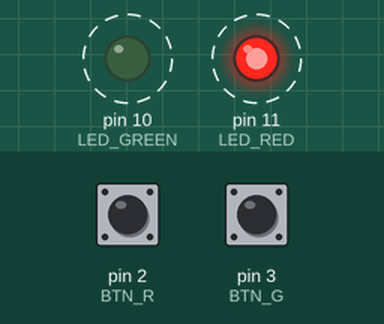
The sketch below on a simulated Arduino Uno, built with avr-gcc and run on an emulated ATmega328P. Shown: output pins drawn as LEDs (lit = HIGH). Dashed ring = blinking. The inputs (shaded band) are chosen by the test bench; at power-on: pin 2 (BTN_R) LOW, pin 3 (BTN_G) LOW. Pins used as bus, display or sensor lines are not drawn; what the sketch prints to the serial monitor is not drawn.

Above: at 0.5 s.
Timing chart, 0 to 4.6 s (numbered marks = the images above):
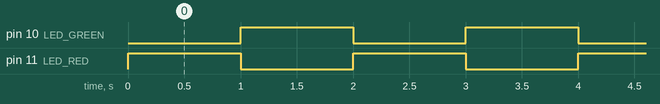

The sketch:

debug.ino
```cpp
const uint8_t LED_RED = 11;   // Digital 11
const uint8_t LED_GREEN = 10; // Digital 10
const uint8_t BTN_R = 2;      // Digital 2
const uint8_t BTN_G = 3;      // Digital 3
const uint8_t ROW_1 = 14;     // Analog A0, DD 12
const uint8_t ROW_2 = 15;     // Analog A1, DD 11
const uint8_t ROW_3 = 16;     // Analog A2, DD 02
const uint8_t ROW_4 = 17;     // Analog A3, DD 09
const uint8_t ROW_5 = 18;     // Analog A4, DD 04
const uint8_t ROW_6 = 19;     // Analog A5, DD 05
const uint8_t ROW_7 = 9;      // Digital 9, DD 06
const uint8_t COL_1 = 4;      // Digital 4, DD 01
const uint8_t COL_2 = 5;      // Digital 5, DD 03
const uint8_t COL_3 = 6;      // Digital 6, DD 10
const uint8_t COL_4 = 7;      // Digital 7, DD 07
const uint8_t COL_5 = 8;      // Digital 8, DD 08

void setup() {
  // Debug Serial
  Serial.begin(9600, SERIAL_8N1);
  Serial.println("VERSION 1.0");

  // Setup LEDs
  pinMode(LED_RED, OUTPUT);
  pinMode(LED_GREEN, OUTPUT);

  // Setup Buttons
  pinMode(BTN_R, INPUT);
  pinMode(BTN_G, INPUT);

  // Setup Dot Display
  pinMode(ROW_1, OUTPUT);
  pinMode(ROW_2, OUTPUT);
  pinMode(ROW_3, OUTPUT);
  pinMode(ROW_4, OUTPUT);
  pinMode(ROW_5, OUTPUT);
  pinMode(ROW_6, OUTPUT);
  pinMode(ROW_7, OUTPUT);
  pinMode(COL_1, OUTPUT);
  pinMode(COL_2, OUTPUT);
  pinMode(COL_3, OUTPUT);
  pinMode(COL_4, OUTPUT);
  pinMode(COL_5, OUTPUT);
}

void updateLEDs(uint8_t redState, uint8_t greenState){
  digitalWrite(LED_RED, redState);
  digitalWrite(LED_GREEN, greenState);
}

void getButtons() {
  uint8_t btn1 = digitalRead(BTN_R);
  uint8_t btn2 = digitalRead(BTN_G);

  Serial.print("BTN_R: ");
  Serial.print(btn1, HEX);
  Serial.print(" BTN_G: ");
  Serial.println(btn2, HEX);
}

int index = 0;

void loop() {
  updateLEDs(HIGH, LOW);
  getButtons();
  Serial.println("RED ON, GREEN OFF");
  Serial.println();
  delay(1000);

  digitalWrite(ROW_1, HIGH);
  digitalWrite(ROW_2, HIGH);
  digitalWrite(ROW_3, HIGH);
  digitalWrite(ROW_4, HIGH);
  digitalWrite(ROW_5, HIGH);
  digitalWrite(ROW_6, HIGH);
  digitalWrite(ROW_7, HIGH);
  digitalWrite(COL_1, LOW);
  digitalWrite(COL_2, LOW);
  digitalWrite(COL_3, LOW);
  digitalWrite(COL_4, LOW);
  digitalWrite(COL_5, LOW);

  updateLEDs(LOW, HIGH);
  Serial.println("RED OFF, GREEN ON");
  getButtons();
  Serial.println();
  delay(1000);

  digitalWrite(ROW_1, LOW);
  digitalWrite(ROW_2, LOW);
  digitalWrite(ROW_3, LOW);
  digitalWrite(ROW_4, LOW);
  digitalWrite(ROW_5, LOW);
  digitalWrite(ROW_6, LOW);
  digitalWrite(ROW_7, LOW);
  digitalWrite(COL_1, HIGH);
  digitalWrite(COL_2, HIGH);
  digitalWrite(COL_3, HIGH);
  digitalWrite(COL_4, HIGH);
  digitalWrite(COL_5, HIGH);
}
```

Measured:
- by itself, pin 10 (LED_GREEN), pin 11 (LED_RED): alternates HIGH for 1.0 s and LOW for 1.0 s
